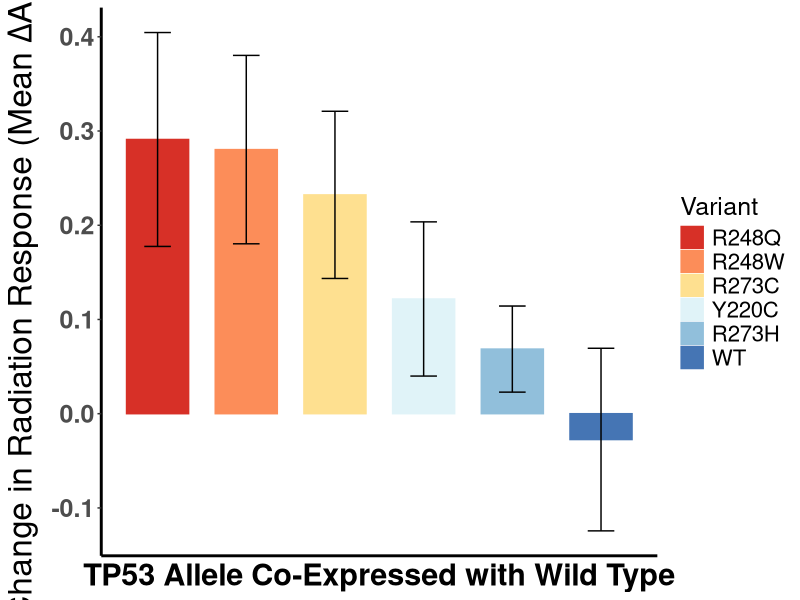
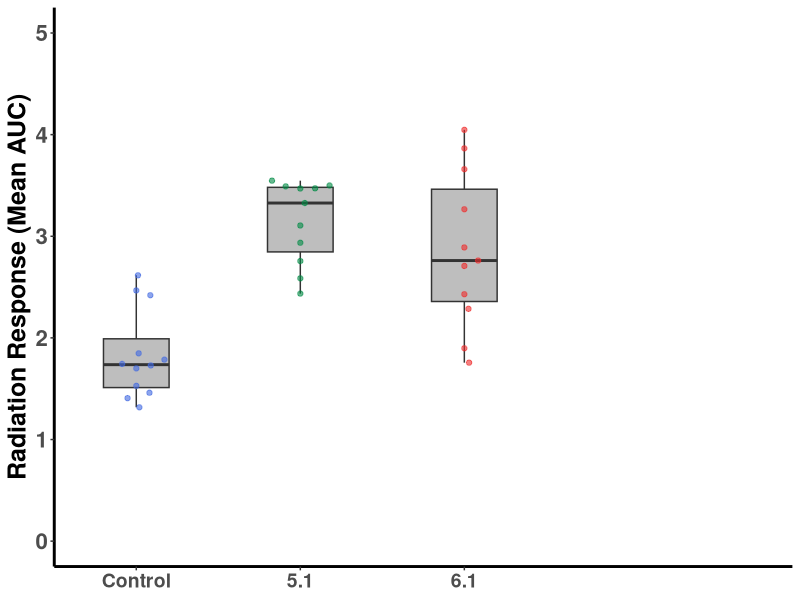

R code for these plots, in order:
#Load packages
library(readxl)
library(openxlsx)
library(RColorBrewer)
library(tidyverse)
library(reshape2)
library(ggbeeswarm)

#Set the working directory
setwd("/Users/pettya/Desktop/R Analysis")



#Waterfall plot of Log2 AUC/mCherry for JHUEM1 and JHUEM2 (Figure 3B)
##Read in excel file with JHUEM1 and JHUEM2 variant Log2 AUC/mCherry data in long format
JHLog <- read_xlsx("JHUEM1, 2 NTC + variants, Log2 AUC data, 11-30-21.xlsx", 1)

##Pivot data table and aggregrate with mean Log2 AUC/mCherry of each variant for each cell line
JHLog <- melt(JHLog, id= c('Cell', 'Variant'))
JHLog <- dcast(JHLog, Cell ~ Variant, mean)

##Pivot data again to long form  
JHLog <- melt(JHLog, id= c("Cell"))

##Group cell lines by variant and calculate Mean, SD, and SEM
Grouped <- JHLog %>%
  group_by(variable) %>%
  summarise(Mean= mean(value), SD= sd(value))

Grouped <- Grouped %>%
  mutate(SEM= SD/(sqrt(4)))


##Order rows by decreasing mean Log2 AUC/mCherry value and number rows from 1-6
JHLogorder <- Grouped[order(Grouped$Mean, decreasing = TRUE),]
x <- 1:nrow(JHLogorder)
names(JHLogorder)[1] <- "Variant"

##Convert Variant column to a factor and set order of variants
JHLogorder$Variant <- factor(JHLogorder$Variant, 
                             levels= c("R248Q", "R248W", "R273C", "Y220C", "R273H", "WT"))

##Generate waterfall plot with x axis set as row number
J <- ggplot(JHLogorder, aes(x= x, y= Mean)) + theme_classic() +
  labs(title= NULL, 
       x= "TP53 Allele Co-Expressed with Wild Type", y= expression(paste("Change in Radiation Response (Mean ", Delta, "AUC)"))) +
  theme(axis.ticks.x= element_blank(), axis.text.x = element_blank(), axis.title.x = element_text(size= 22, face= "bold")) +
  theme(axis.text.y = element_text(size= 18, face= "bold"), axis.title.y = element_text(size= 24, face= "bold")) +
  theme(legend.text = element_text(size= 16), legend.title = element_text(size= 18), plot.title = element_text(size= 18), axis.line = element_line(size= 1))

J <- J + geom_bar(aes(fill= Variant, color= Variant), stat = "identity", width= 0.7, 
                  position= position_dodge(width = 0.4)) + scale_fill_brewer(palette = "RdYlBu") +
  scale_color_brewer(palette = "RdYlBu")

J <- J + geom_errorbar(aes(ymin= Mean - SEM, ymax= Mean + SEM), width= 0.3)

##Save waterfall plot as jpeg file
jpeg("JHUEM Mean Waterfall plot, RdYlBu, no annotation.jpeg", width= 1100, height= 1300, units= "px", res= 150)
print(J)

dev.off()

   


#Boxplot and swarmplot for JHUEM1, JHUEM2 AUC data (Figure 2B)
##Read in excel file with JHUEM1 and JHUEM2 variant AUC data in long format
JHLog <- read_xlsx("JHUEM1, 2 NTC + variants, Log2 AUC data, 11-30-21.xlsx", 3)

##Delete Cell Line column and rename new first column
JHLog <- JHLog[,-1]
names(JHLog)[1] <- "KO"

##Pivot table to long form and convert KO column to factor
JHLog <- melt(JHLog, id= c("KO"))
JHLog$KO <- factor(JHLog$KO, levels= c("NTC", "KO 5.1", "KO 6.1"), 
                   labels= c("Control", "5.1", "6.1"))

JSw <- ggplot(JHLog, aes(x= KO, y= value)) + 
  theme_classic() + scale_y_continuous(limits= c(0, 5), breaks= seq(0, 5, 1)) +
  scale_x_discrete(expand= expansion(mult= c(0.25, 1))) + labs(title= NULL, x= NULL, y= "Radiation Response (Mean AUC)") +
  theme(axis.text.y= element_text(face= "bold", size= 16), axis.title.y= element_text(size= 18, face= "bold"), axis.text.x = element_text(face = "bold", size= 14)) +
  theme(legend.position= "none", axis.line = element_line(size= 1))
JSw <- JSw + geom_boxplot(fill= "grey", width= 0.4)
JSw <- JSw + geom_beeswarm(aes(color= KO), priority = "density", cex= 3) + scale_color_manual(values = alpha(c("royalblue", "springgreen4", "firebrick2"), 0.6))

##Annotate with significance stars from Kruskal-Wallis test and Dunn's Multiple Comparisons from Prism
JSw <- JSw + annotate("text", x= 2, y= 6, label= "***", size= 8, colour= "brown") + 
  theme(panel.grid.minor.y = element_blank())
JSw <- JSw + annotate("text", x= 3, y= 6, label= "**", size= 8, colour= "brown") + 
  theme(panel.grid.minor.y = element_blank())

##Save plot as jpeg file
jpeg("JHUEM AUC boxplot swarm.jpeg", width= 1000, height= 720, units= "px", res= 150)
print(JSw)

dev.off()




















